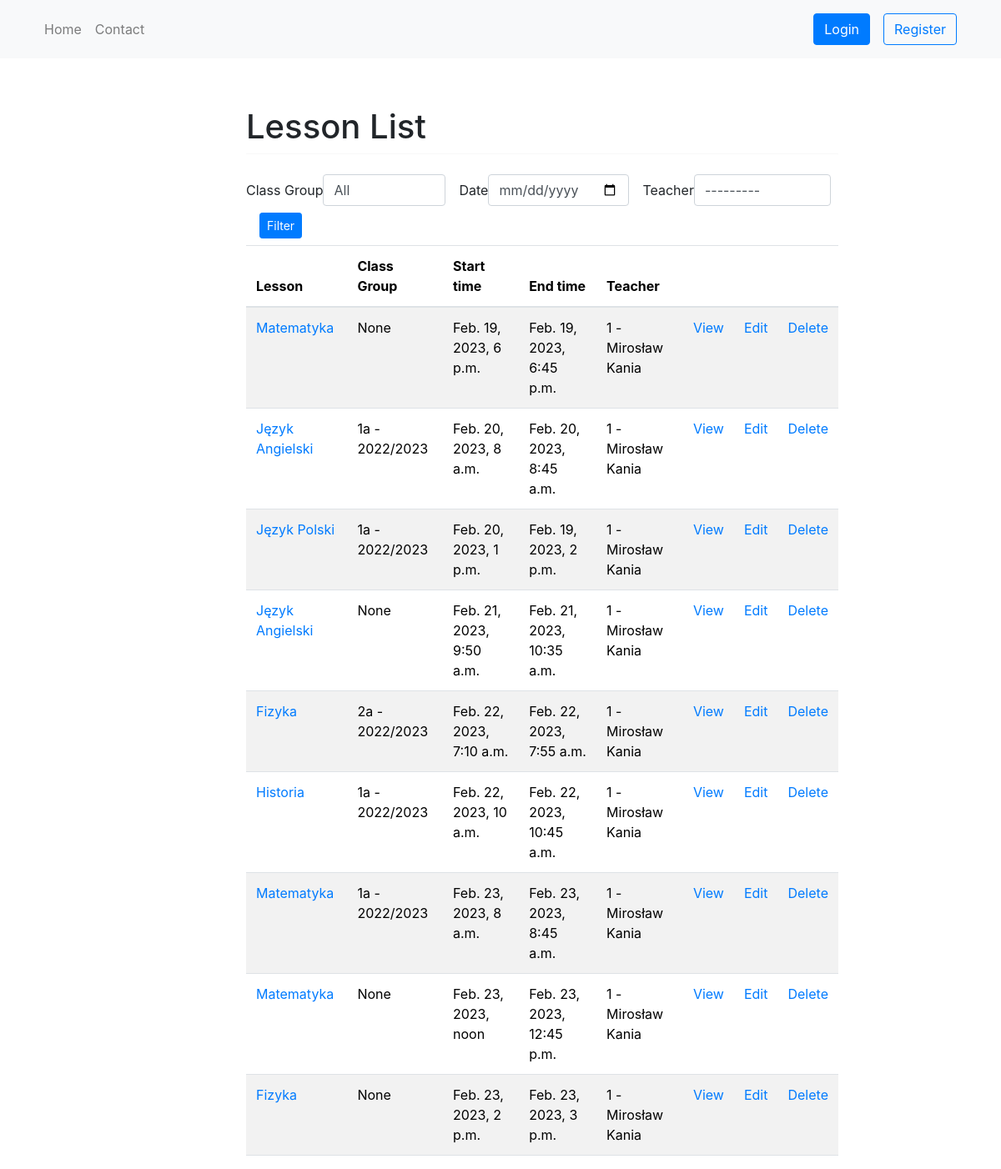
Page /schedule/ on the committed database.
### schedule/models.py (models this page shows, shortened)
class Lesson(models.Model):
    subject = models.ForeignKey(Subject, on_delete=models.CASCADE)
    location = models.ForeignKey(Location, on_delete=models.CASCADE)
    start_time = models.DateTimeField()
    end_time = models.DateTimeField()
    students = models.ManyToManyField(Student, blank=True)
    teacher = models.ForeignKey(Teacher, on_delete=models.CASCADE, default=None)
    class_group = models.ForeignKey(ClassGroup, on_delete=models.CASCADE, blank=True, null=True, default=None)
    def get_absolute_url(self):
        return reverse("schedule:lesson-detail", kwargs={"id": self.id})

class Subject(models.Model):
    title = models.CharField(max_length=50)
    def __str__(self):
        return self.title

class ClassGroup(models.Model):
    name = models.CharField(max_length=50)
    members = models.ManyToManyField(Student, through='ClassGroupMembership')
    year = models.CharField(max_length=50, default=None)
    def __str__(self):
        return f'{self.name} - {self.year}'

### users/models.py (models this page shows, shortened)
class Teacher(models.Model):
    user = models.OneToOneField(User, on_delete=models.CASCADE)
    start_date = models.DateField()
    def __str__(self):
        return f'{self.user}'

class User(AbstractUser):
    username = None
    email = models.EmailField(_('email address'), unique=True)
    phone = models.CharField(blank=True, null=True, max_length=16, help_text='Contact phone number')
    address = models.TextField('address', max_length=255, blank=True, null=True)
    date_of_birth = models.DateField(null=True, blank=True)
    USERNAME_FIELD = 'email'
    REQUIRED_FIELDS = []
    objects = CustomUserManager()
    def __str__(self):
        return f'{self.id} - {self.first_name} {self.last_name}'

### schedule/views.py (the view)
# urls.py: path('', LessonListView.as_view(), name='lesson-list'),
class LessonListView(ListView):
    template_name = 'lesson/lesson_list.html'
    context_object_name = 'lessons'
    model = Lesson
    def get_context_data(self, **kwargs):
        context = super().get_context_data(**kwargs)
        form = TimetableTeacherFilterForm(self.request.GET or None)
        context['form'] = form
        return context
    def get_queryset(self):
        queryset = super().get_queryset().order_by('start_time')
        class_group_id = self.request.GET.get('class_group', None)
        date = self.request.GET.get('date', None)
        teacher_id = self.request.GET.get('teacher', None)
        if class_group_id:
            queryset = queryset.filter(class_group_id=class_group_id)
        if date:
            date_obj = datetime.strptime(date, '%Y-%m-%d').date()
            start_date = date_obj - timedelta(days=date_obj.weekday())
            end_date = start_date + timedelta(days=6)
            queryset = queryset.filter(start_time__range=(start_date, end_date)).order_by('start_time')
        if teacher_id:
            queryset = queryset.filter(teacher__id=teacher_id)
        return queryset

### schedule/forms.py
class TimetableTeacherFilterForm(forms.Form):
    class_group = forms.ModelChoiceField(
        queryset=ClassGroup.objects.all(),
        required=False,
        empty_label='All',
        label='Class Group'
    )
    date = forms.DateField(
        widget=DateInput(attrs={'type': 'date'}),
        input_formats=['%Y-%m-%d'], required=False
    )
    teacher = forms.ModelChoiceField(queryset=Teacher.objects.all(), required=False)

### logbook/templatetags/auth_extras.py (called while the page is built)
@register.filter(name='has_group')
def has_group(user, group_name):
    group = Group.objects.get(name=group_name)
    return True if group in user.groups.all() else False

### schedule/templates/lesson/lesson_list.html
{% extends 'base.html' %}
{% load crispy_forms_tags %}
{% block content %}
<h1 class="mt-2">Lesson List</h1>
    <hr class="mt-0 mb-4">
  <form method="get" class="form-inline">
    <div class="form-group mb-2">{{ form.class_group|as_crispy_field }}</div>
    <div class="form-group mx-sm-3 mb-2">{{ form.date|as_crispy_field }}</div>
    <div class="form-group mb-2">{{ form.teacher|as_crispy_field }}</div>
     <div class="form-group mx-sm-3 mb-2"><button type="submit" class="btn btn-primary btn-sm">Filter</button></div>
  </form>
<table class="table table-striped">
        <thead>
            <tr>
                <th>Lesson</th>
                <th>Class Group</th>
                <th>Start time</th>
                <th>End time</th>
                <th>Teacher</th>
                <th></th>
                <th></th>
                <th></th>
            </tr>
        </thead>
        <tbody>
{% for lesson in object_list %}
    <tr>
        <td><a href='{{ lesson.get_absolute_url }}'>{{ lesson.subject }}</a></td>
        <td>{{ lesson.class_group }}</td>
        <td>{{ lesson.start_time }}</td>
        <td>{{ lesson.end_time }}</td>
        <td>{{ lesson.teacher }}</td>
        <td><a href="{% url 'schedule:lesson-detail' lesson.id %}">View</a></td>
        <td><a href="{% url 'schedule:lesson-update' lesson.id %}">Edit</a></td>
        <td><a href="{% url 'schedule:lesson-delete' lesson.id %}">Delete</a></td>
    </tr>
{% endfor %}
        </tbody>
</table>
{% endblock %}

### rows in the picture
Lesson: subject "Matematyka", class_group "None", start_time "Feb. 19, 2023, 6 p.m.", end_time "Feb. 19, 2023, 6:45 p.m.", teacher "1 - Mirosław Kania"
Lesson: subject "Język Angielski", class_group "1a - 2022/2023", start_time "Feb. 20, 2023, 8 a.m.", end_time "Feb. 20, 2023, 8:45 a.m.", teacher "1 - Mirosław Kania"
Lesson: subject "Język Polski", class_group "1a - 2022/2023", start_time "Feb. 20, 2023, 1 p.m.", end_time "Feb. 19, 2023, 2 p.m.", teacher "1 - Mirosław Kania"
Lesson: subject "Język Angielski", class_group "None", start_time "Feb. 21, 2023, 9:50 a.m.", end_time "Feb. 21, 2023, 10:35 a.m.", teacher "1 - Mirosław Kania"
Lesson: subject "Fizyka", class_group "2a - 2022/2023", start_time "Feb. 22, 2023, 7:10 a.m.", end_time "Feb. 22, 2023, 7:55 a.m.", teacher "1 - Mirosław Kania"
Lesson: subject "Historia", class_group "1a - 2022/2023", start_time "Feb. 22, 2023, 10 a.m.", end_time "Feb. 22, 2023, 10:45 a.m.", teacher "1 - Mirosław Kania"
Lesson: subject "Matematyka", class_group "1a - 2022/2023", start_time "Feb. 23, 2023, 8 a.m.", end_time "Feb. 23, 2023, 8:45 a.m.", teacher "1 - Mirosław Kania"
Lesson: subject "Matematyka", class_group "None", start_time "Feb. 23, 2023, noon", end_time "Feb. 23, 2023, 12:45 p.m.", teacher "1 - Mirosław Kania"
Lesson: subject "Fizyka", class_group "None", start_time "Feb. 23, 2023, 2 p.m.", end_time "Feb. 23, 2023, 3 p.m.", teacher "1 - Mirosław Kania"
